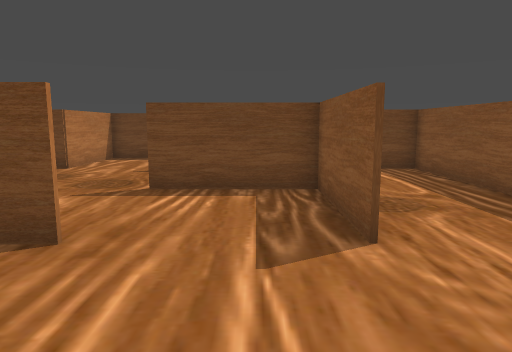
View 1 (above)

19 first-person views from a walk through a scene from a Unity 3-D project. The camera is 1.5 m above the floor, tilts 8° down and sees 70° across. The floor is counted in squares, 1 m on a side. Each view is taken from the middle of a square. On the plan, view 1 faces up. The plan holds only what a view shows up to about 16 squares ahead; the rest is blank.

View 2
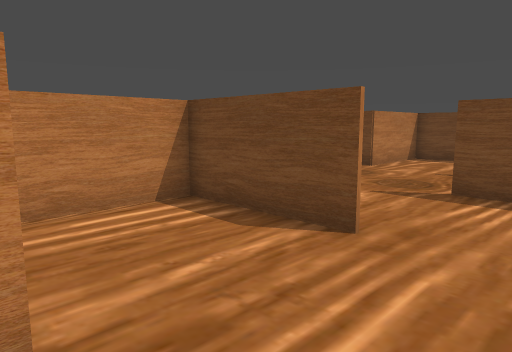

View 3
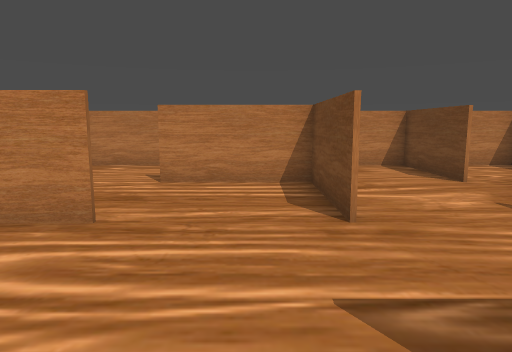

View 4
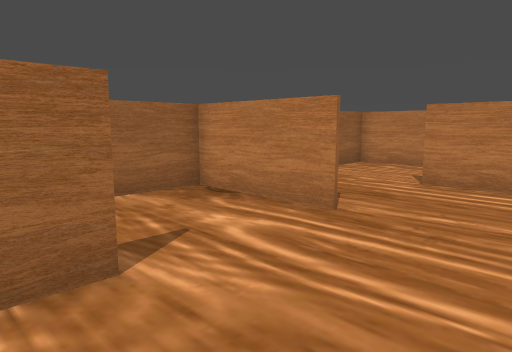

View 5
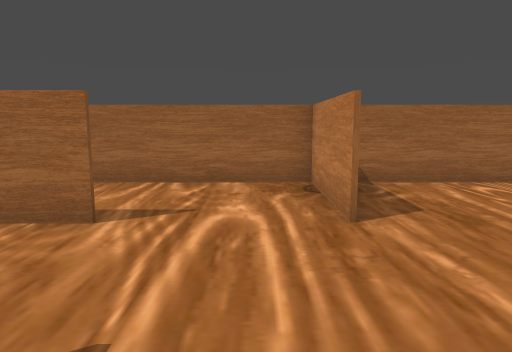

View 6
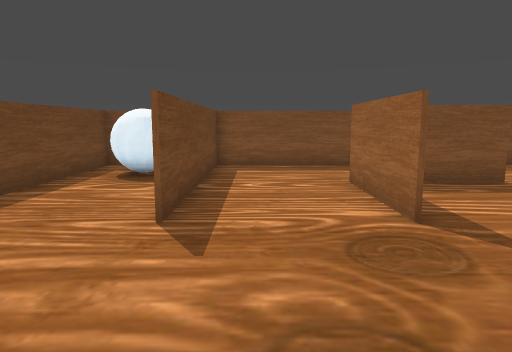

View 7
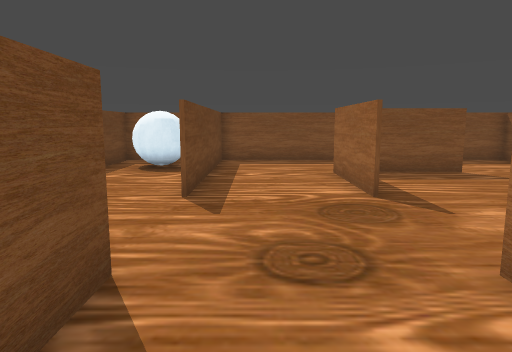

View 8
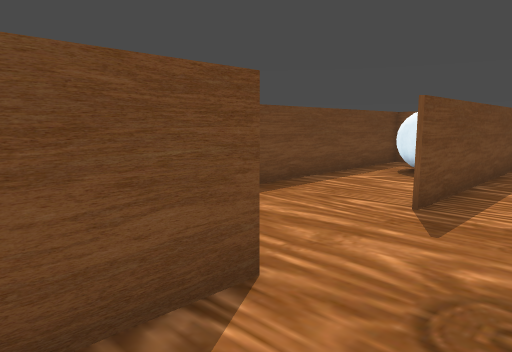

View 9
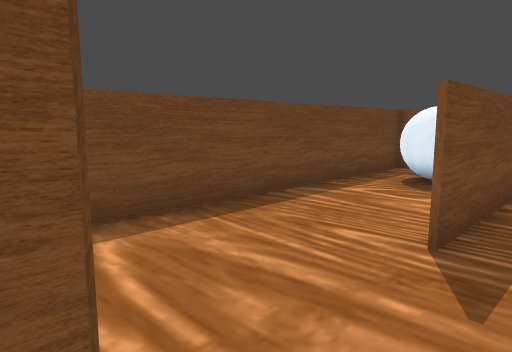

View 10
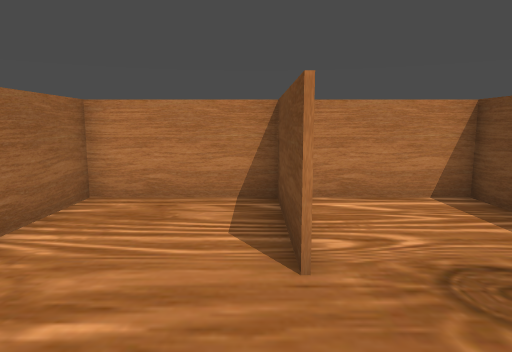

View 11
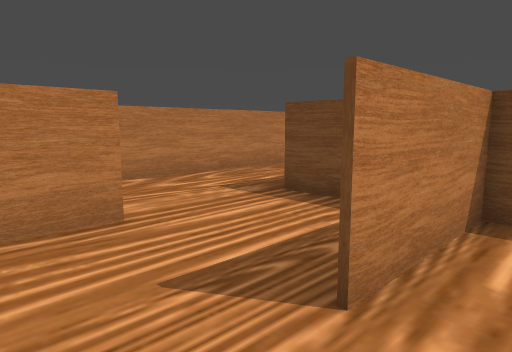

View 12
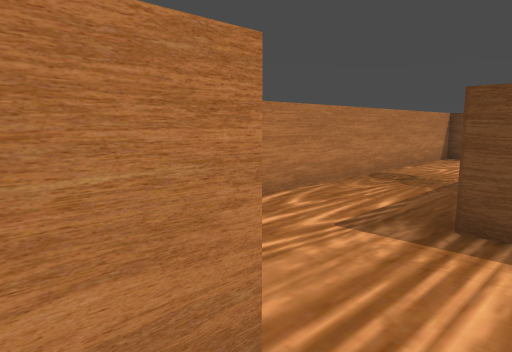

View 13
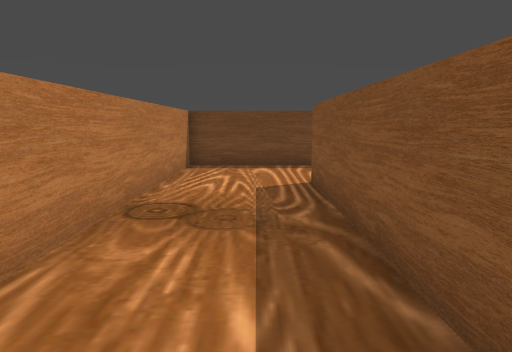

View 14
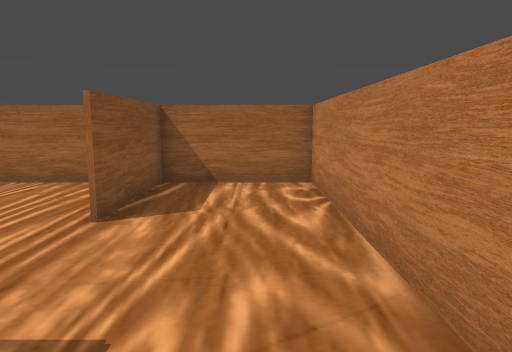

View 15
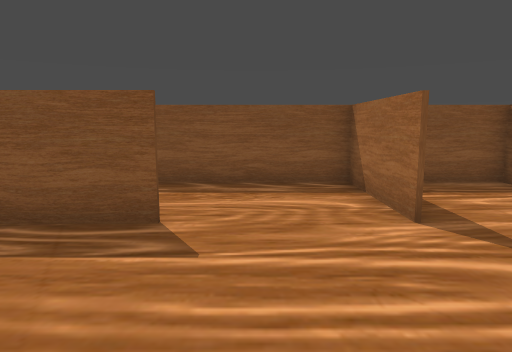

View 16
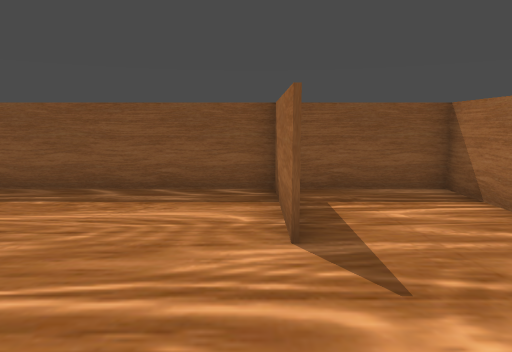

View 17
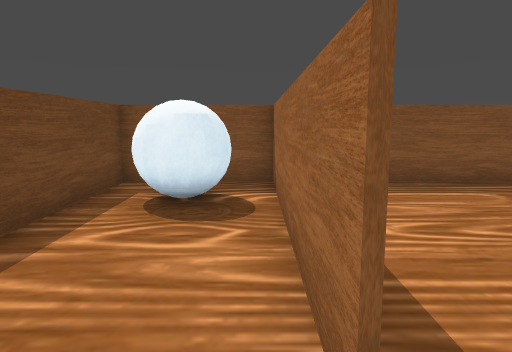

View 18
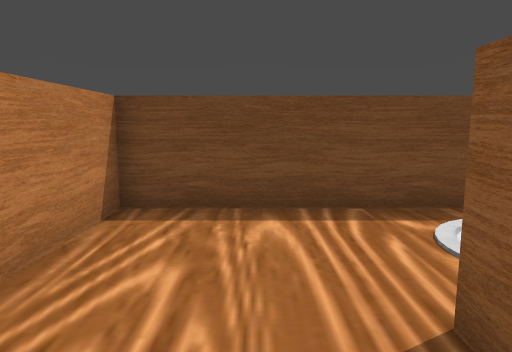

View 19
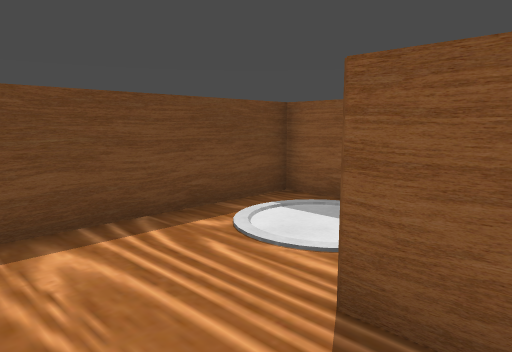

### Floor plan
Points are (right, up) in squares from view 1. A wall is a line through its corners. A room is listed if a view was taken in it or the views show most of it. See-through windows are left out.
Room 1 (views 1, 2, 3, 4, 5, 6, 7, 8, 9, 10, 11, 12, 13, 14, 15, 16, 17, 18, 19)
walls: (-2.4, 4.5) (-6.4, 4.5) (-6.4, 0.5); (-6.5, 8.5) (-10.4, 8.5) (-10.4, 4.6) (-7.8, 4.6); (-8.9, 4.5) (-10.6, 4.5); (-2.5, 0.6) (-2.5, -3.4) (5.4, -3.4) (5.4, 0); (1.5, 4.4) (1.5, 8.5) (-2.5, 8.5) (1.5, 8.5); (-10.5, 4.9) (-10.5, 12.6); (-2.6, 12.5) (5.2, 12.5); (1.4, 0.5) (5.4, 0.5) (5.5, 14); (-10.4, 0.6) (-10.4, -3.5); (-6.5, 14.9) (-6.5, 16.5); (-6.5, 16.4) (-6.5, 12.4) (-10.4, 12.4) (-10.4, 9.1); (5.5, 12.4) (-2.5, 12.4); (-10.5, -3.5) (-10.5, 0.5); (5.5, 15.9) (5.5, 16.4) (-14.4, 16.4) (-14.4, -3.4) (-3.6, -3.4)
objects: ball (3, 14) to (4, 15)

Where each view was taken, in squares from view 1:
view 1: 0 up, 0 right, facing up
view 2: 0 up, 0 right, facing up-left
view 3: 3 up, 3 right, facing left
view 4: 4 up, 3 right, facing down-left
view 5: 6 up, 1 left, facing down
view 6: 11 up, 8 left, facing right
view 7: 11 up, 10 left, facing right
view 8: 10 up, 9 left, facing up-right
view 9: 11 up, 7 left, facing up-right
view 10: 8 up, 3 left, facing left
view 11: 2 down, 5 left, facing up-left
view 12: 1 down, 9 left, facing up-left
view 13: 3 up, 12 left, facing up
view 14: 6 up, 13 left, facing down
view 15: 3 up, 4 left, facing right
view 16: 1 up, 3 left, facing right
view 17: 13 up, 4 left, facing right
view 18: 10 up, 12 left, facing up
view 19: 11 up, 13 left, facing up-right
